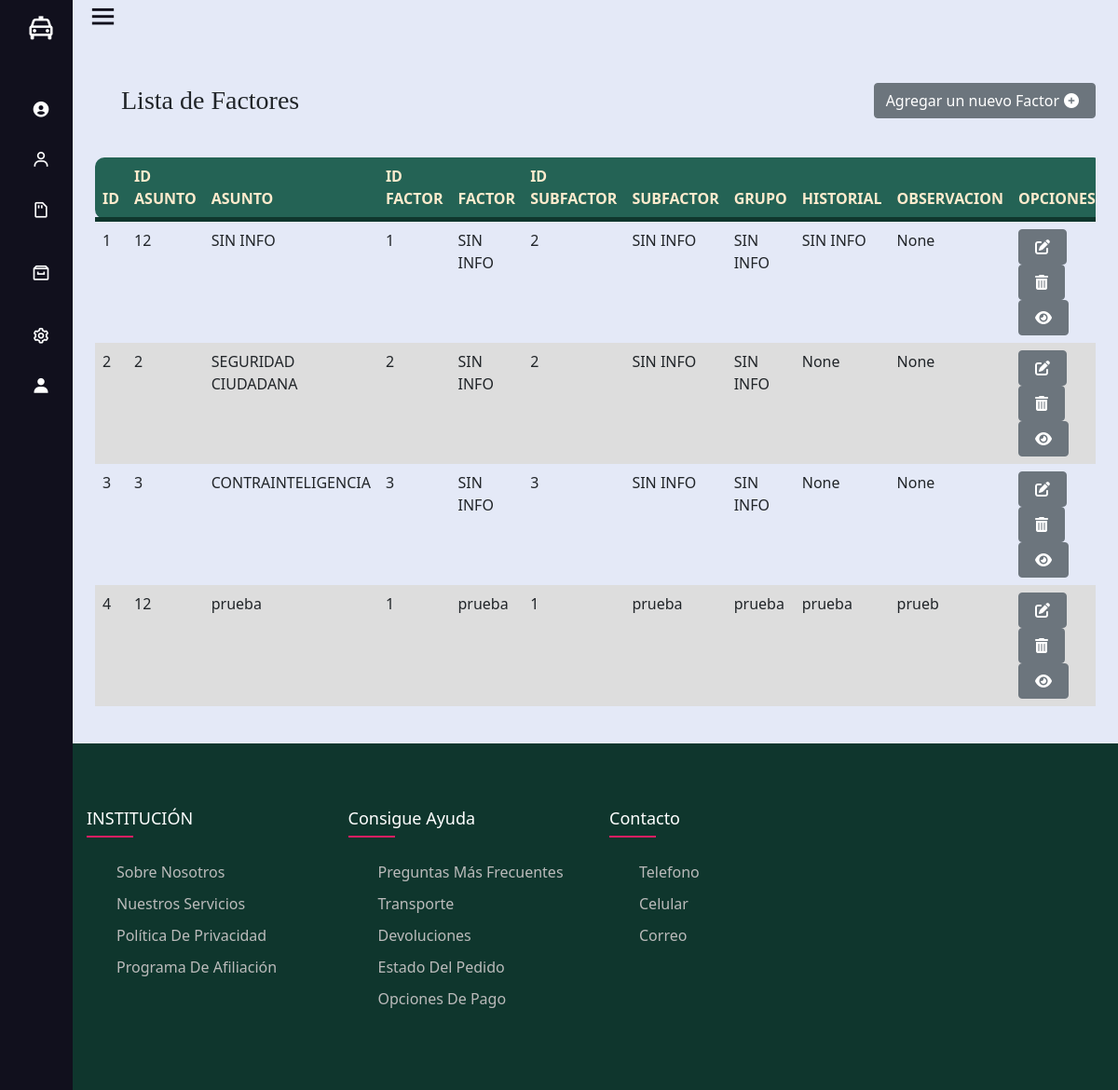
Screenshot of /mFactor/ (signed in) with the database file from the repository.
### Aplicacion1/models.py (models this page shows)
class Mfactor(models.Model):
    id = models.AutoField(db_column='Id', primary_key=True)  # Field name made lowercase.
    idasunto = models.IntegerField(db_column='IdAsunto', blank=True, null=True)  # Field name made lowercase.
    asunto = models.CharField(db_column='Asunto', max_length=100, blank=True, null=True)  # Field name made lowercase.
    idfactor = models.IntegerField(db_column='IdFactor', blank=True, null=True)  # Field name made lowercase.
    factor = models.CharField(db_column='Factor', max_length=100, blank=True, null=True)  # Field name made lowercase.
    idsubfactor = models.IntegerField(db_column='IdSubFactor', blank=True, null=True)  # Field name made lowercase.
    subfactor = models.CharField(db_column='SubFactor', max_length=200, blank=True, null=True)  # Field name made lowercase.
    grupo = models.CharField(db_column='Grupo', max_length=200, blank=True, null=True)  # Field name made lowercase.
    historial = models.CharField(db_column='Historial', max_length=200, blank=True, null=True)  # Field name made lowercase.
    activo = models.IntegerField(db_column='Activo', blank=True, null=True)  # Field name made lowercase.
    estado = models.IntegerField(db_column='Estado', blank=True, null=True)  # Field name made lowercase.
    obs = models.CharField(db_column='Obs', max_length=200, blank=True, null=True)  # Field name made lowercase.
    idusercrea = models.IntegerField(db_column='IdUserCrea', blank=True, null=True)  # Field name made lowercase.
    idusermodifica = models.IntegerField(db_column='IdUserModifica', blank=True, null=True)  # Field name made lowercase.
    fechacrea = models.DateTimeField(db_column='FechaCrea', blank=True, null=True)  # Field name made lowercase.
    fechamodifica = models.DateTimeField(db_column='FechaModifica', blank=True, null=True)  # Field name made lowercase.
    maqcrea = models.CharField(db_column='MaqCrea', max_length=50, blank=True, null=True)  # Field name made lowercase.
    maqmodifica = models.CharField(db_column='MaqModifica', max_length=50, blank=True, null=True)  # Field name made lowercase.
    class Meta:
        managed = True
        db_table = 'MFactor'

### Aplicacion1/views.py (the view)
# urls.py: path('mFactor/', views.listMFactor, name = "listMFactor"),
@login_required(login_url='signin')
def listMFactor(request):
    MFactor=Mfactor.objects.filter(activo="1")
    return render(request, "paginas/m_factor/list.html", {"MFactors":  MFactor})

### Aplicacion1/templates/paginas/m_factor/list.html (shortened to what this page needs)
{% extends '../../layout.html' %}
{% block content %}
{% load static %}
<div class="d-flex bd-highlight mb-3 align-items-center">
    <div class="me-auto bd-highlight align-self-end p">
        <h3 class="title-card">Lista de Factores</h3>
    </div>
    <div class="bd-highlight">
        <a href="form" class="btn btn-secondary">Agregar un nuevo Factor<i class="fas fa-plus-circle"></i></a>
    </div>
</div>
<div class="table-responsive">
    <table class=" table table-borderless">
        <thead>
            <tr>
                <th>ID</th>
                <th>ID ASUNTO</th>
                <th>ASUNTO</th>
                <th>ID FACTOR</th>
                <th>FACTOR</th>
                <th>ID SUBFACTOR</th>
                <th>SUBFACTOR</th>
                <th>GRUPO</th>
                <th>HISTORIAL</th>
                <th>OBSERVACION</th>
                <th colspan="3">OPCIONES</th>
            </tr>
        </thead>
        <tbody>
            {% for i in MFactors %}
            <tr>
                <td class="table-content">{{i.id}}</td>
                <td class="table-content">{{i.idasunto}}</td>
                <td class="table-content">{{i.asunto}}</td>
                <td class="table-content">{{i.idfactor}}</td>
                <td class="table-content">{{i.factor}}</td>
                <td class="table-content">{{i.idsubfactor}}</td>
                <td class="table-content">{{i.subfactor}}</td>
                <td class="table-content">{{i.grupo}}</td>
                <td class="table-content">{{i.historial}}</td>
                <td class="table-content">{{i.obs}}</td>
                <td><a href="edit/{{i.id}}" class="btn btn-secondary"><i class="fas fa-edit"></i></a>
                <a href="delete/{{i.id}}" class="btn btn-secondary btnEliminacion"><i class="fas fa-trash-alt"></i></a>
                <a href="view/{{i.id}}" class="btn btn-secondary "><i class="fas fa-eye"></i></a></td>
            </tr>
            {% endfor %}
        </tbody>
    </table>
</div>
{% endblock %}

### ProyectoPNP/static/assets/css/style.css (style rules this page uses)
body { background-color: white; }
tr:first-child th:first-child { border-top-left-radius: 10px; }
tr:first-child th:last-child { border-top-right-radius: 10px; }
tr:last-child th:first-child { border-bottom-left-radius: 10px; }
tr:last-child th:last-child { border-bottom-right-radius: 10px; }
tr:first-child th { border-top-style: solid; }
tr th:first-child { border-left-style: solid; }
thead { background-color: #246355; color: blanchedalmond; border-bottom: solid 5px #0F362D; }
tr:nth-child(even) { background-color:#ddd; }
i { margin: 0px 5px; }
.title-card { font-family: 'Sahitya', serif; margin: 1em; }

### rows the page displays
Mfactor: id "1", idasunto "12", asunto "SIN INFO", idfactor "1", factor "SIN INFO", idsubfactor "2", subfactor "SIN INFO", grupo "SIN INFO", historial "SIN INFO", obs "None"
Mfactor: id "2", idasunto "2", asunto "SEGURIDAD CIUDADANA", idfactor "2", factor "SIN INFO", idsubfactor "2", subfactor "SIN INFO", grupo "SIN INFO", historial "None", obs "None"
Mfactor: id "3", idasunto "3", asunto "CONTRAINTELIGENCIA", idfactor "3", factor "SIN INFO", idsubfactor "3", subfactor "SIN INFO", grupo "SIN INFO", historial "None", obs "None"
Mfactor: id "4", idasunto "12", asunto "prueba", idfactor "1", factor "prueba", idsubfactor "1", subfactor "prueba", grupo "prueba", historial "prueba", obs "prueb"
